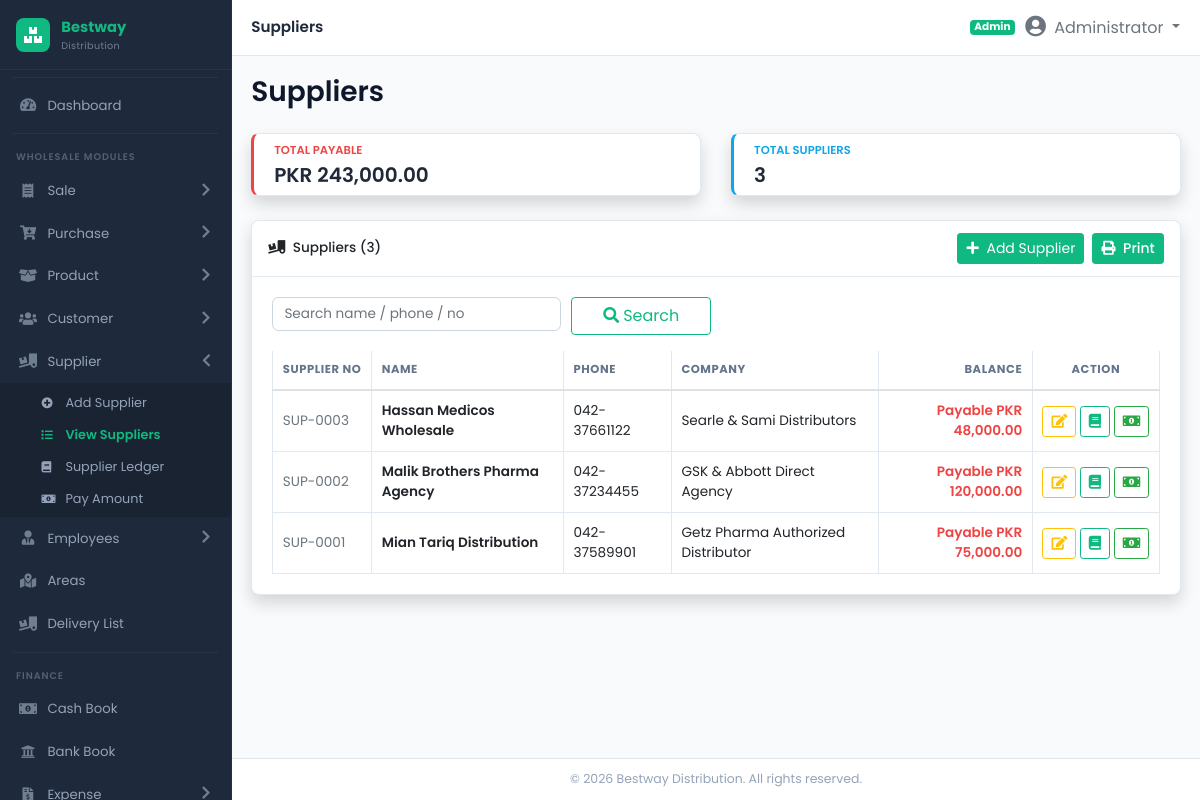
The app's page /modules/supplier/suppliers.php (signed in) with its own data.
### tables this page shows
CREATE TABLE IF NOT EXISTS `suppliers` (
  `id` INT AUTO_INCREMENT PRIMARY KEY,
  `supplier_code` VARCHAR(50) UNIQUE NULL,
  `name` VARCHAR(150) NOT NULL,
  `company_name` VARCHAR(200) NOT NULL,
  `phone` VARCHAR(50) NOT NULL,
  `mobile` VARCHAR(50) NULL,
  `email` VARCHAR(100) NULL,
  `ntn_strn` VARCHAR(50) NULL,
  `address` TEXT NULL,
  `bank_details` TEXT NULL,
  `credit_days` INT DEFAULT 30,
  `opening_balance` DECIMAL(14,2) DEFAULT 0.00,
  `current_balance` DECIMAL(14,2) DEFAULT 0.00,
  `status` ENUM('Active', 'Inactive') DEFAULT 'Active',
  INDEX (`supplier_code`),
  INDEX (`company_name`),
  INDEX (`status`)
);

### includes/functions.php (called while the page is built, shortened)
<?php
if (!function_exists('formatCurrency')) {
    function formatCurrency($amount) {
        return number_format((float)$amount, 2);
    }
}

### modules/supplier/suppliers.php (the view, shortened to what this page needs)
<?php
require_once dirname(__DIR__, 2) . '/includes/functions.php';
require_once dirname(__DIR__, 2) . '/config/database.php';
$q = trim($_GET['q'] ?? '');
$sql = "SELECT * FROM suppliers WHERE 1=1";
$params = [];
$sql .= " ORDER BY name ASC";
try { $stmt=$pdo->prepare($sql); $stmt->execute($params); $suppliers=$stmt->fetchAll(); }
catch (Exception $e) { $suppliers=[]; }
$total_payable = array_sum(array_map(fn($s)=>(float)$s['current_balance']>0?(float)$s['current_balance']:0, $suppliers));
require_once dirname(__DIR__, 2) . '/includes/header.php';
?>
<div class="row mb-3">
  <div class="col-md-6 mb-2">
    <div class="card border-left-danger shadow stat-card"><div class="card-body py-2">
      <div class="text-xs font-weight-bold text-danger text-uppercase mb-1">Total Payable</div>
      <div class="h5 mb-0 font-weight-bold text-gray-800">PKR <?= formatCurrency($total_payable) ?></div>
    </div></div>
  </div>
  <div class="col-md-6 mb-2">
    <div class="card border-left-info shadow stat-card"><div class="card-body py-2">
      <div class="text-xs font-weight-bold text-info text-uppercase mb-1">Total Suppliers</div>
      <div class="h5 mb-0 font-weight-bold text-gray-800"><?= count($suppliers) ?></div>
    </div></div>
  </div>
</div>
<div class="card shadow">
  <div class="card-header d-flex flex-wrap justify-content-between align-items-center">
    <h6 class="mb-0"><i class="fas fa-truck-loading mr-1"></i> Suppliers (<?= count($suppliers) ?>)</h6>
    <div class="d-flex flex-wrap align-items-center mt-2 mt-md-0">
      <button type="button" class="btn btn-sm btn-success mr-2" data-toggle="modal" data-target="#addSupplierModal">
        <i class="fas fa-plus mr-1"></i> Add Supplier
      </button>
      <button class="btn btn-sm btn-primary" onclick="window.print()"><i class="fas fa-print mr-1"></i> Print</button>
    </div>
  </div>
  <div class="card-body">
    <form method="get" class="form-row mb-3 d-print-none">
      <div class="col-md-4"><input type="text" name="q" class="form-control" placeholder="Search name / phone / no" value="<?= htmlspecialchars($q) ?>"></div>
      <div class="col-md-2"><button class="btn btn-outline-primary btn-block"><i class="fas fa-search mr-1"></i>Search</button></div>
    </form>
    <div class="table-responsive">
      <table class="table table-bordered table-hover mb-0">
        <thead>
          <tr><th>Supplier No</th><th>Name</th><th>Phone</th><th>Company</th><th class="text-right">Balance</th><th class="text-center d-print-none">Action</th></tr>
        </thead>
        <tbody>
          <?php foreach ($suppliers as $s):
            $bal=(float)$s['current_balance'];
            $cls=$bal>0?'text-danger':($bal<0?'text-success':'text-muted');
            $lbl=$bal>0?'Payable PKR '.formatCurrency($bal):($bal<0?'Advance PKR '.formatCurrency(abs($bal)):'PKR 0.00');
          ?>
          <tr>
            <td class="text-muted"><?= htmlspecialchars($s['supplier_code'] ?? '-') ?></td>
            <td class="font-weight-bold"><?= htmlspecialchars($s['name']) ?></td>
            <td><?= htmlspecialchars($s['phone'] ?? '-') ?></td>
            <td><?= htmlspecialchars($s['company_name'] ?? '-') ?></td>
            <td class="<?= $cls ?> font-weight-bold text-right"><?= $lbl ?></td>
            <td class="text-center d-print-none" nowrap>
              <a href="edit_supplier.php?id=<?= $s['id'] ?>" class="btn btn-sm btn-outline-warning" title="Edit"><i class="fas fa-edit"></i></a>
              <a href="supplier_ledger.php?id=<?= $s['id'] ?>" class="btn btn-sm btn-outline-primary" title="Ledger"><i class="fas fa-book"></i></a>
              <a href="pay_amount.php?supplier_id=<?= $s['id'] ?>" class="btn btn-sm btn-outline-success" title="Pay Amount"><i class="fas fa-money-bill-alt"></i></a>
            </td>
          </tr>
          <?php endforeach; ?>
        </tbody>
      </table>
    </div>
  </div>
</div>
<?php require_once dirname(__DIR__, 2) . '/includes/footer.php'; ?>

### assets/css/style.css (style rules this page uses)
:root { --sidebar-bg: #1e293b; --sidebar-hover: #334155; --sidebar-active: #10b981; --sidebar-active-bg: rgba(16, 185, 129, 0.12); --sidebar-text: #94a3b8; --sidebar-text-hover: #ffffff; --sidebar-width: 232px; --primary: #10b981; --primary-dark: #059669; --secondary: #6366f1; --success: #10b981; --info: #0ea5e9; --warning: #f59e0b; --danger: #ef4444; --body-bg: #f8fafc; --card-bg: #ffffff; --card-shadow: 0 1px 2px rgba(0,0,0,0.05), 0 1px 3px rgba(0,0,0,0.08); --topbar-height: 56px; --sidebar-radius: 10px; }
* { margin: 0; padding: 0; box-sizing: border-box; }
body { font-family: 'Poppins', 'Inter', 'Segoe UI', system-ui, -apple-system, sans-serif; background: var(--body-bg); overflow-x: hidden; font-size: 14px; }
.card { border: 1px solid #e2e8f0; box-shadow: var(--card-shadow); border-radius: 0.5rem; background: var(--card-bg); }
.card-header { background: #fff; border-bottom: 1px solid #e2e8f0; padding: 0.75rem 1rem; font-weight: 600; border-radius: 0.5rem 0.5rem 0 0 !important; }
.card-header h6 { font-size: 0.85rem; margin: 0; }
.border-left-info { border-left: 3px solid var(--info) !important; }
.border-left-danger { border-left: 3px solid var(--danger) !important; }
.text-info { color: var(--info) !important; }
.text-danger { color: var(--danger) !important; }
.btn-primary { background: var(--primary); border-color: var(--primary); color: #fff; font-weight: 500; }
.btn-outline-primary { color: var(--primary); border-color: var(--primary); background: transparent; }
.btn-success { background: var(--success); border-color: var(--success); color: #fff; }
.table { margin-bottom: 0; }
.table th { font-size: 0.72rem; font-weight: 700; text-transform: uppercase; letter-spacing: 0.05em; color: #64748b; border-top: none; border-bottom: 2px solid #e2e8f0; white-space: nowrap; padding: 0.65rem 0.6rem; }
.table td { vertical-align: middle; font-size: 0.85rem; padding: 0.6rem 0.6rem; border-color: #f1f5f9; }
.table-bordered th, .table-bordered td { border-color: #e2e8f0; }
.table tbody tr { transition: background 0.15s; }
.form-control, .form-select { border-radius: 0.4rem; border-color: #cbd5e1; font-size: 0.85rem; padding: 0.5rem 0.7rem; transition: border-color 0.2s, box-shadow 0.2s; }
.text-xs { font-size: 0.72rem; }
.text-gray-800 { color: #1f2937; }
.font-weight-bold { font-weight: 600 !important; }
.shadow { box-shadow: var(--card-shadow); }
.btn-block { display: block; width: 100%; }
.stat-card { transition: transform 0.2s, box-shadow 0.2s; }

### records on screen
suppliers: supplier_code "SUP-0003", name "Hassan Medicos Wholesale", phone "042-37661122", company_name "Searle & Sami Distributors", current_balance "Payable PKR 48,000.00"
suppliers: supplier_code "SUP-0002", name "Malik Brothers Pharma Agency", phone "042-37234455", company_name "GSK & Abbott Direct Agency", current_balance "Payable PKR 120,000.00"
suppliers: supplier_code "SUP-0001", name "Mian Tariq Distribution", phone "042-37589901", company_name "Getz Pharma Authorized Distributor", current_balance "Payable PKR 75,000.00"

### other values on screen
$page_title "Suppliers"
roleLabel($_SESSION['user_role'] ?? 'Admin') "Admin"
$_SESSION['user_fullname'] "Administrator"
formatCurrency($total_payable) "243,000.00"
count($suppliers) "3"
